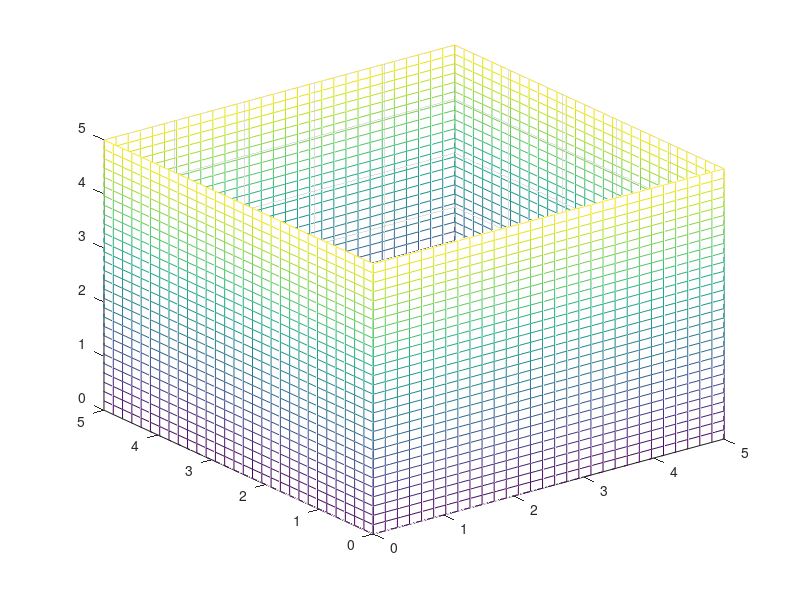

Reproduce this figure in MATLAB.
% Dibuja una caja
n=input('Dame el ancho de la caja: ');
m=input('Dame el largo de la caja: ');
p=input('Dame la altura de la caja: ');
npar=linspace(0,n,30);
mpar=linspace(0,m,30);
ppar=linspace(0,p,30);
long=length(npar);
% Dibujo de lados derecho e izquierdo.
[x,z]=meshgrid(mpar,ppar);
y=zeros(long);
mesh(x,y,z);
hold on;
y=n*ones(long);
mesh(x,y,z);
% Dibujo de lados anterior y posterior
[y,z]=meshgrid(npar,ppar);
x=zeros(long);
mesh(x,y,z);
x=m*ones(long);
mesh(x,y,z);
% FIN
